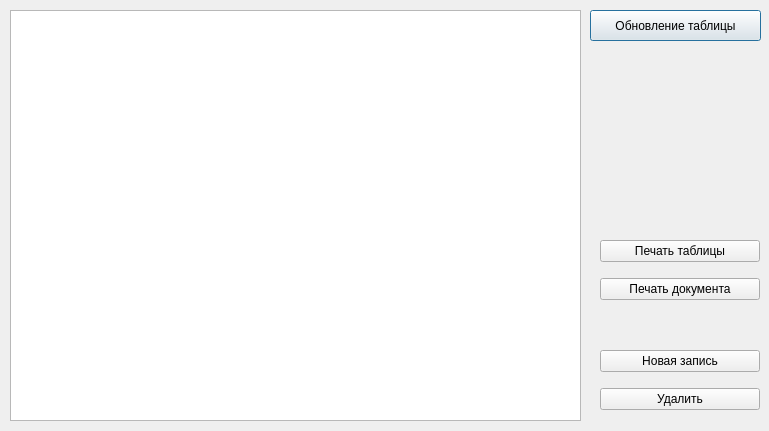
<?xml version="1.0" encoding="UTF-8"?>
<ui version="4.0">
 <class>DialogSotr</class>
 <widget class="QDialog" name="DialogSotr">
  <property name="geometry">
   <rect>
    <x>0</x>
    <y>0</y>
    <width>769</width>
    <height>431</height>
   </rect>
  </property>
  <property name="windowTitle">
   <string>Dialog</string>
  </property>
  <widget class="QTableView" name="tableView">
   <property name="geometry">
    <rect>
     <x>10</x>
     <y>10</y>
     <width>571</width>
     <height>411</height>
    </rect>
   </property>
  </widget>
  <widget class="QPushButton" name="pushButton_3">
   <property name="geometry">
    <rect>
     <x>590</x>
     <y>10</y>
     <width>171</width>
     <height>31</height>
    </rect>
   </property>
   <property name="text">
    <string>Обновление таблицы</string>
   </property>
  </widget>
  <widget class="QWidget" name="verticalLayoutWidget">
   <property name="geometry">
    <rect>
     <x>600</x>
     <y>340</y>
     <width>160</width>
     <height>80</height>
    </rect>
   </property>
   <layout class="QVBoxLayout" name="verticalLayout">
    <item>
     <widget class="QPushButton" name="pushButton">
      <property name="text">
       <string>Новая запись</string>
      </property>
     </widget>
    </item>
    <item>
     <widget class="QPushButton" name="pushButton_2">
      <property name="text">
       <string>Удалить</string>
      </property>
     </widget>
    </item>
   </layout>
  </widget>
  <widget class="QWidget" name="verticalLayoutWidget_2">
   <property name="geometry">
    <rect>
     <x>600</x>
     <y>230</y>
     <width>160</width>
     <height>80</height>
    </rect>
   </property>
   <layout class="QVBoxLayout" name="verticalLayout_2">
    <item>
     <widget class="QPushButton" name="pushButton_4">
      <property name="text">
       <string>Печать таблицы</string>
      </property>
     </widget>
    </item>
    <item>
     <widget class="QPushButton" name="pushButton_5">
      <property name="text">
       <string>Печать документа</string>
      </property>
     </widget>
    </item>
   </layout>
  </widget>
 </widget>
 <resources/>
 <connections/>
</ui>
